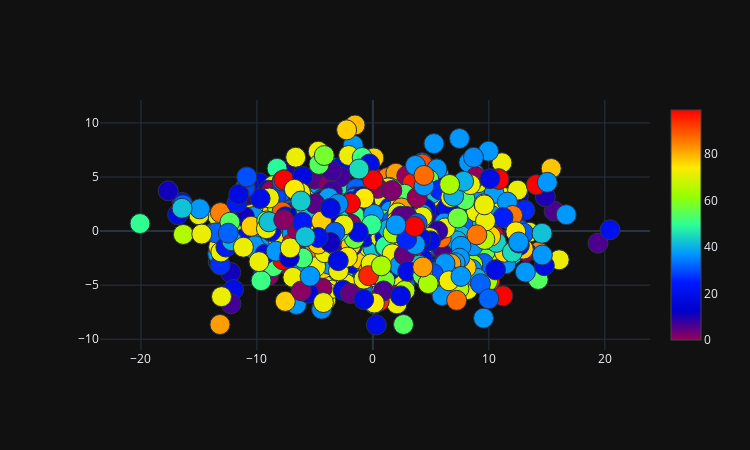

The notebook cell this image was saved under:
### Code cell
plot_2d(principalComponents[:, 0],principalComponents[:, 1])

### Figure 1 — Plotly figure (JSON) as saved in the notebook; plotly's stock layout.template omitted (floating-point values rounded to 4 significant figures; data arrays with more than 128 entries replaced by an {"elided": "..."} marker saying what was removed)
{"data": [{"marker": {"color": {"elided": "943 int values"}, "colorscale": [[0, "rgb(150,0,90)"], [0.125, "rgb(0,0,200)"], [0.25, "rgb(0,25,255)"], [0.375, "rgb(0,152,255)"], [0.5, "rgb(44,255,150)"], [0.625, "rgb(151,255,0)"], [0.75, "rgb(255,234,0)"], [0.875, "rgb(255,111,0)"], [1, "rgb(255,0,0)"]], "line": {"width": 1}, "showscale": true, "size": 20}, "mode": "markers", "type": "scatter", "x": {"elided": "943 float values"}, "y": {"elided": "943 float values"}}], "layout": {"height": 450, "margin": {"b": 100, "l": 100, "r": 100, "t": 100}, "width": 750}}
